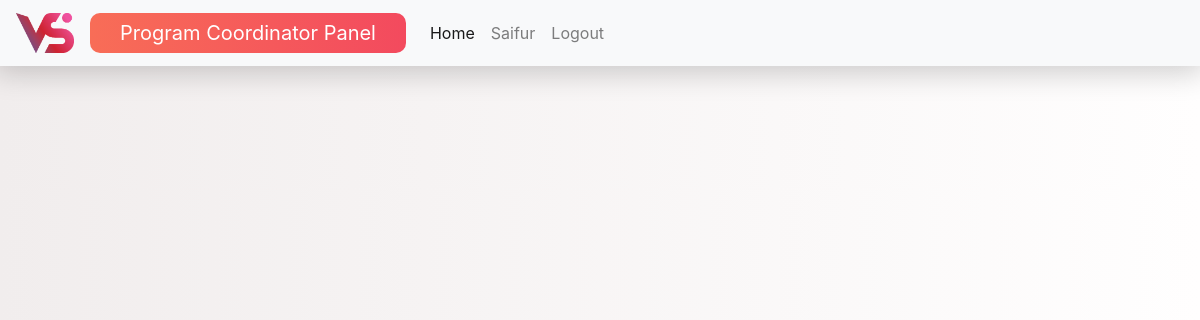
Page /programcoordinatorhome.php (signed in) on the earlier database version.
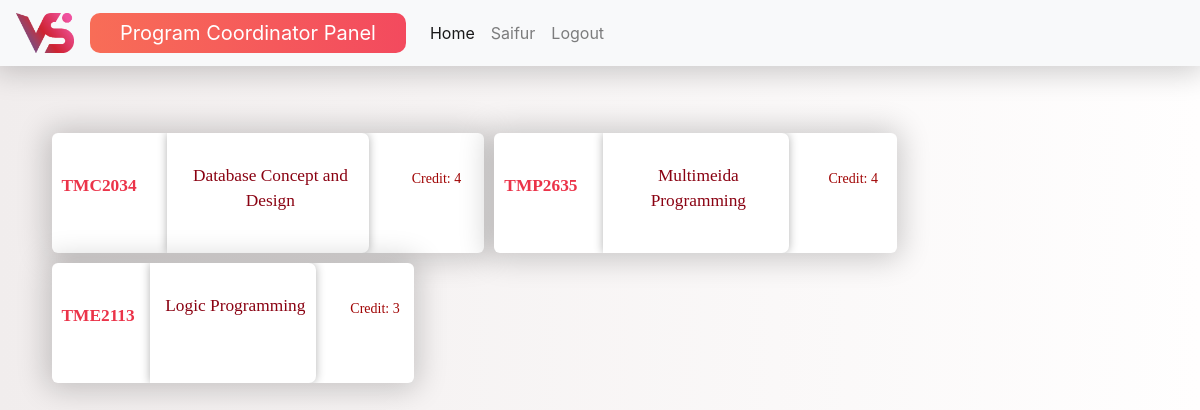
Same page on the later database version.
### tables this page shows
CREATE TABLE `course` (
  `id` int(11) NOT NULL,
  `coursecode` varchar(20) NOT NULL,
  `coursename` varchar(50) NOT NULL,
  `coursecredit` int(5) NOT NULL,
  `programcoordinator` varchar(50) NOT NULL,
  `coursecoordinator` varchar(50) NOT NULL,
  `vettera` varchar(50) NOT NULL,
  `vetterb` varchar(50) NOT NULL,
  `lecturer1` varchar(50) NOT NULL,
  `lecturer2` varchar(50) NOT NULL,
  `lecturer3` varchar(50) NOT NULL,
  `lecturer4` varchar(50) NOT NULL
);

### programcoordinatorhome.php (the view, shortened to what this page needs)
<!DOCTYPE html>
<html>
    <head>
        <link rel="stylesheet" href="https://stackpath.bootstrapcdn.com/bootstrap/4.1.3/css/bootstrap.min.css">
        <link rel="stylesheet" type="text/css" href="styles.css">
    </head>
    <nav class="navbar navbar-expand-lg navbar-light bg-light">
        <a class="navbar-brand" href="#">  <img src ="resource/logo.png"> </a>
        <a class="navbar-brand panelname"> Program Coordinator Panel </a>
        <div class="collapse navbar-collapse" id="navbarNavAltMarkup">
          <div class="navbar-nav">
              <a class="nav-item nav-link active" href="#"> Home <span class="sr-only">(current)</span></a>
              <a class="nav-item nav-link " href="puserprofile.php"><?php echo $_SESSION['username']; ?></a>
              <a class="nav-item nav-link " href="programcoordinatorhome.php?logout='1'">Logout</a>
          </div>
        </div>
    </nav>
  <body>
     <div class="row justify-content-center">
      <div class = "main">
          <?php
          $conn = new mysqli('localhost', 'root', 'sony50200' ,'saifur');
          $username = $_SESSION['username'];
          $sql = "SELECT * FROM `course` WHERE lecturer1='$username' OR programcoordinator='$username' ";
          $query = mysqli_query($conn, $sql) or die(mysqli_error());
          while($row = mysqli_fetch_assoc($query)) :?>
          <?php echo"<a href =programcoordinatorcourse.php?id=".$row['coursecode']." ".">" ?>
            <div class="coursewidget">
              <div class="row justify-content-center">
                <div class="col-3">
                  <div class="coursecode">
                    <p><?php echo $row['coursecode'];?> </p>
                  </div>
                </div>
                <div class="col-6">
                  <div class="coursename">
                    <div class="title"> <p><?php echo $row['coursename'];?> </p></div>
                  </div>
                </div>
                <div class="col-3">
                  <div class="coursecredit">
                    <div class="title"> <p>Credit:  <?php echo $row['coursecredit'];?> </p></div>
                  </div>
                </div>
              </div>
            </div>
          </a>
          <?php endwhile;?>
      </div>
    </div>
  </body>
</html>

Differences in the rows shown:
now on this page (row edited): course: coursecode "TMC2034", coursename "Database Concept and Design", coursecredit "4"
now on this page (row edited): course: coursecode "TMP2635", coursename "Multimeida Programming", coursecredit "4"
now on this page (row edited): course: coursecode "TME2113", coursename "Logic Programming", coursecredit "3"
